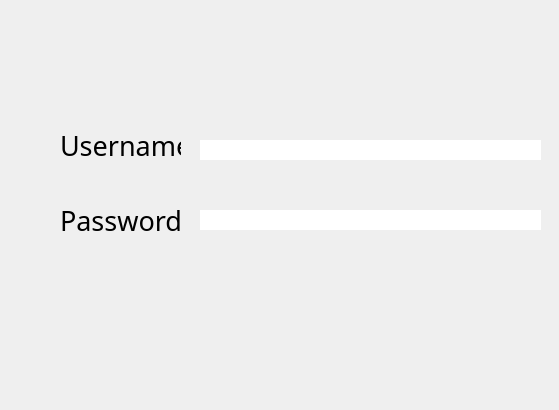
<?xml version="1.0" encoding="UTF-8"?>
<ui version="4.0">
 <class>Dialog</class>
 <widget class="QDialog" name="Dialog">
  <property name="geometry">
   <rect>
    <x>0</x>
    <y>0</y>
    <width>559</width>
    <height>410</height>
   </rect>
  </property>
  <property name="windowTitle">
   <string>Dialog</string>
  </property>
  <property name="styleSheet">
   <string notr="true">*{
background-color: transparent;
border-image: url(E:/Downloads/HKoPzd.jpg);
background: none;
border: none;
background-repeat: none;
}
</string>
  </property>
  <widget class="QPushButton" name="Loginbutt">
   <property name="geometry">
    <rect>
     <x>210</x>
     <y>270</y>
     <width>151</width>
     <height>121</height>
    </rect>
   </property>
   <property name="styleSheet">
    <string notr="true">#Loginbutt {
background-color: transparent;
border-image: url(E:/App/logg.png);
background: none;
border: none;
background-repeat: none;
}
</string>
   </property>
   <property name="text">
    <string/>
   </property>
  </widget>
  <widget class="QLabel" name="label">
   <property name="geometry">
    <rect>
     <x>60</x>
     <y>120</y>
     <width>121</width>
     <height>51</height>
    </rect>
   </property>
   <property name="font">
    <font>
     <family>Britannic Bold</family>
     <pointsize>20</pointsize>
    </font>
   </property>
   <property name="styleSheet">
    <string notr="true">#label{
							color: black;
							border-image: transparent;
                        background-color: transparent;
                        selection-color: yellow;
                        selection-background-color: blue;
}
</string>
   </property>
   <property name="text">
    <string>Username</string>
   </property>
  </widget>
  <widget class="QLabel" name="label_2">
   <property name="geometry">
    <rect>
     <x>60</x>
     <y>200</y>
     <width>151</width>
     <height>41</height>
    </rect>
   </property>
   <property name="font">
    <font>
     <family>Britannic Bold</family>
     <pointsize>20</pointsize>
    </font>
   </property>
   <property name="styleSheet">
    <string notr="true">#label_2{
							color: black;
							border-image: transparent;
                        background-color: transparent;
                        selection-color: yellow;
                        selection-background-color: blue;
}
</string>
   </property>
   <property name="text">
    <string>Password</string>
   </property>
  </widget>
  <widget class="QLineEdit" name="lineEdit">
   <property name="geometry">
    <rect>
     <x>200</x>
     <y>140</y>
     <width>341</width>
     <height>20</height>
    </rect>
   </property>
   <property name="styleSheet">
    <string notr="true">#lineEdit{
							color: black;
							border-image: white;
                        background-color: white;
                        selection-color: yellow;
                        selection-background-color: blue;
}
</string>
   </property>
  </widget>
  <widget class="QLineEdit" name="lineEdit_2">
   <property name="geometry">
    <rect>
     <x>200</x>
     <y>210</y>
     <width>341</width>
     <height>20</height>
    </rect>
   </property>
   <property name="styleSheet">
    <string notr="true">#lineEdit_2{
							color: black;
							border-image: white;
                        background-color: white;
                        selection-color: yellow;
                        selection-background-color: blue;
}
</string>
   </property>
  </widget>
 </widget>
 <resources/>
 <connections/>
</ui>
